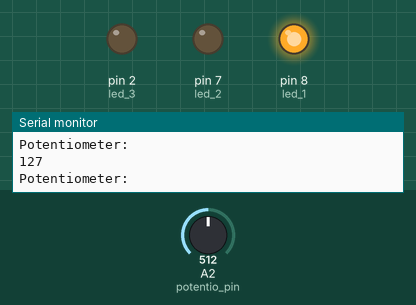
Bench run of a sketch on a simulated Arduino Uno, built with avr-gcc and run on an emulated ATmega328P. Parts: output pins drawn as LEDs (lit = HIGH), the last lines printed to the serial monitor. Dashed ring = blinking. The inputs (shaded band) are chosen by the test bench; at power-on: A2 (potentio_pin) = 512.

Above: at 1.2 s.
1.3 s: A2 (potentio_pin) set to 532
At 2.5 s:
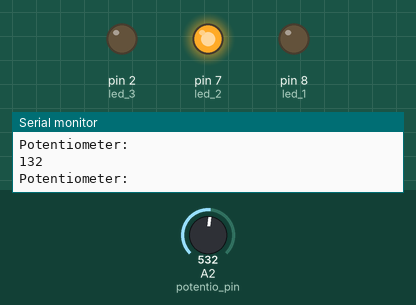
2.8 s: A2 (potentio_pin) set to 766
5.8 s: A2 (potentio_pin) set to 784
At 6.3 s:
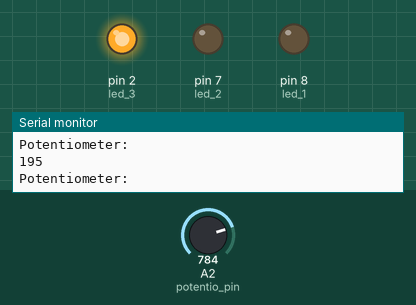
7.3 s: A2 (potentio_pin) set to 954
10.3 s: A2 (potentio_pin) set to 977
At 10.74 s:
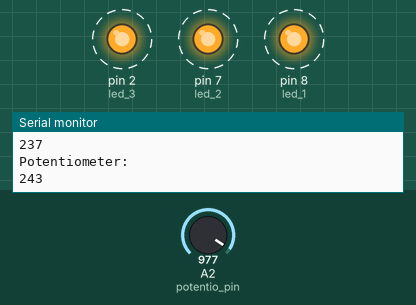
Timing chart, 0 to 14.3 s (numbered marks = the images above; inputs shaded):
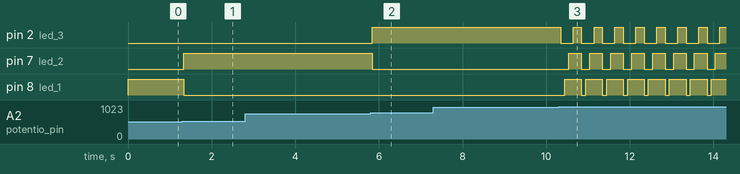

The sketch:

potentio-led.ino
```cpp
const int potentio_pin = A2;
const int led_1 = 8;
const int led_2 = 7;
const int led_3 = 2;

int read_value;
int write_value;
int mapped_value;

void setup() {
  Serial.begin(9600);
  pinMode(led_1, OUTPUT);
  pinMode(led_2, OUTPUT);
  pinMode(led_3, OUTPUT);
  pinMode(potentio_pin, INPUT);
}

void loop() {
  read_value = analogRead(potentio_pin);
  mapped_value = map(read_value, 0, 1023, 0, 255);
  Serial.println("Potentiometer: ");
  Serial.println(mapped_value);
  if (mapped_value < 64) {
    digitalWrite(led_1, LOW);
    digitalWrite(led_2, LOW);
    digitalWrite(led_3, LOW);
  }
  if (mapped_value > 64 && mapped_value < 128) {
    digitalWrite(led_1, HIGH);
    digitalWrite(led_2, LOW);
    digitalWrite(led_3, LOW);
  }
  if (mapped_value > 128 && mapped_value < 192) {
    digitalWrite(led_1, LOW);
    digitalWrite(led_2, HIGH);
    digitalWrite(led_3, LOW);
  }
  if (mapped_value > 192 && mapped_value < 240) {
    digitalWrite(led_1, LOW);
    digitalWrite(led_2, LOW);
    digitalWrite(led_3, HIGH);
  }
  if (mapped_value > 240) {
    digitalWrite(led_1, LOW);
    digitalWrite(led_2, LOW);
    digitalWrite(led_3, LOW);
    delay(100);
    digitalWrite(led_1, HIGH);
    delay(100);
    digitalWrite(led_2, HIGH);
    delay(100);
    digitalWrite(led_3, HIGH);
    delay(200);
  }

}
```

Measured:
- the behaviour switches between 517 and 518 on A2 (potentio_pin) (found by bisection; images 0 and 1)
- the behaviour switches between 774 and 775 on A2 (potentio_pin) (found by bisection; images 1 and 2)
- the behaviour switches between 966 and 967 on A2 (potentio_pin) (found by bisection; images 2 and 3)
- after the input at 1.3 s, pin 7 (led_2): LOW → HIGH at once; pin 8 (led_1): HIGH → LOW at once
- after the input at 5.8 s, pin 2 (led_3): LOW → HIGH at once; pin 7 (led_2): HIGH → LOW at once
- after the input at 10.3 s, pin 2 (led_3): alternates HIGH for 0.20 s and LOW for 0.30 s, starting at once; pin 7 (led_2): alternates HIGH for 0.30 s and LOW for 0.20 s, starting after 0.24 s; pin 8 (led_1): alternates HIGH for 0.40 s and LOW for 0.10 s, starting after 0.14 s
